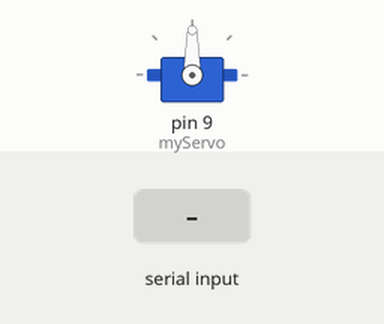
The sketch below on a simulated Arduino Uno, built with avr-gcc and run on an emulated ATmega328P. On the bench: servo. The test bench sets the inputs (shaded band).

Above: at 1.2 s.
1.3 s: "30,150\n" received over Serial
At 2.1 s:
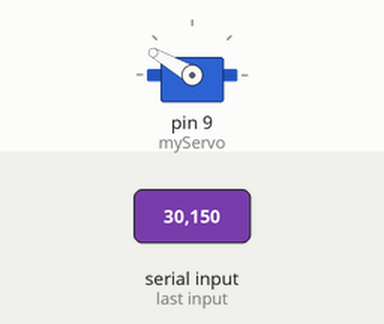
At 3.0 s:
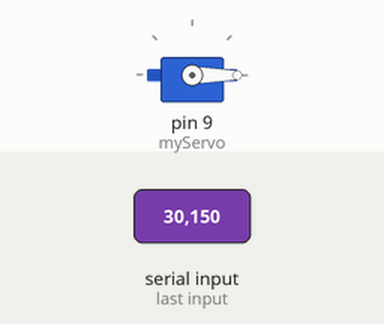
3.8 s: "90,45\n" received over Serial
At 4.2 s:
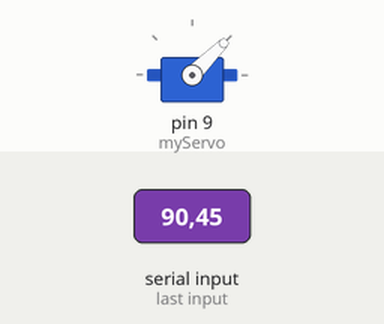
Timing chart, 0 to 6.8 s (numbered marks = the images above; inputs shaded):
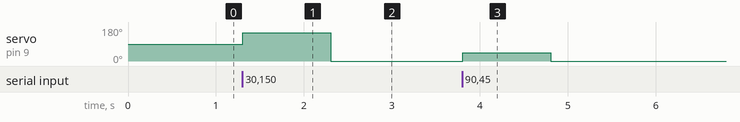

The sketch:

arduino_run_before_python.ino
```cpp
#include <Servo.h>

Servo myServo;
int angle;

void setup() {
  Serial.begin(9600);
  myServo.attach(9);  // Connect your servo signal wire to pin 9
}

void loop() {
  if (Serial.available()) {
    angle = Serial.parseInt();  // Read an integer (angle)
    if (angle >= 0 && angle <= 180) {
      myServo.write(angle);
    }
  }
}
```

Measured:
- after the input at 1.3 s, servo on pin 9 (myServo): 90° → 150° at once, → 0° 1.0 s later
- after the input at 3.8 s, servo on pin 9 (myServo): 0° → 45° at once, → 0° 1.0 s later
